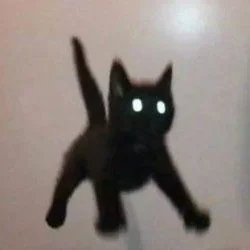
%> input picture Labs/Serie 03/cat.png, 250 x 250 px
$ octave bonus_SVD_example.m   (GNU Octave 9; MATLAB toolbox functions it lacks are replaced by stand-ins)
%> lines starting %> are read from the running program, lines starting %| are printed output that depends on the picture
clear
clc
close all

% Carica l'immagine e convertila in scala di grigi
img = imread('cat.png');  % Sostituisci con il nome della tua immagine
%> img is the input picture: size 250x250x3 uint8; mean R, G, B 136.1, 126.5, 121.5
img_gray = rgb2gray(img);  % Converti in scala di grigi se necessario
A = double(img_gray);  % Converti in formato double per la SVD

% Calcola la decomposizione SVD
[U, S, V] = svd(A);

% Valori di k per la ricostruzione
k_values = [5, 20, 50, 100];

[m,n] = size(A);
%> m = 250; n = 250
uncompressed_size = m*n;
%> uncompressed_size = 62500

% Mostra le immagini ricostruite
figure;
subplot(2,3,1);
imshow(uint8(A));
title('Immagine originale');
xlabel(["Uncompressed size: " num2str(uncompressed_size)]);

for i = 1:length(k_values)
    k = k_values(i);

    % Approssimazione con i primi k valori singolari
    A_k = U(:,1:k) * S(1:k,1:k) * V(:,1:k)';

    compressed_size = k * (m+n+1);

    compression_ratio = uncompressed_size/compressed_size;
    relative_error = sqrt(sum(diag(S(k+1:end,k+1:end)).^2)) / ...
            sqrt(sum(diag(S).^2));

    % Mostra l'immagine compressa
    subplot(2,3,i+1);
    imshow(uint8(A_k));
    title(['k = ' num2str(k)]);
    xlabel(["Compression ratio: " num2str(compression_ratio) ...
        "Relative error: " num2str(relative_error)]);
end
%> this loop made 4 passes
%> relative_error on passes 1 to 4: 0.115, 0.0196, 0.0064, 0.00217
%> pass 1, `imshow(uint8(A_k));`:
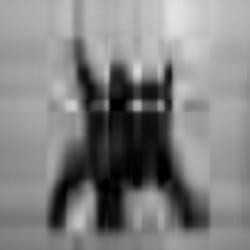
%> displayed picture: size 250x250, on the screen's scale of 0 to 255; min 0, max 226, mean 128.9
%> after the loop:
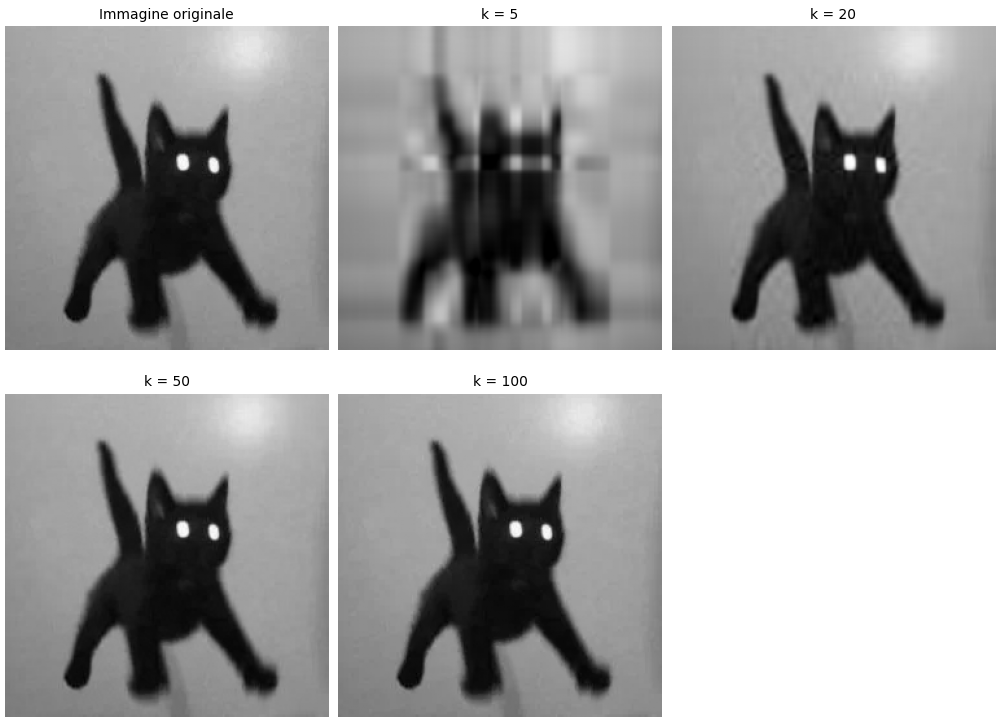
%> figure redrawn from the program's plot data, 5 panels
